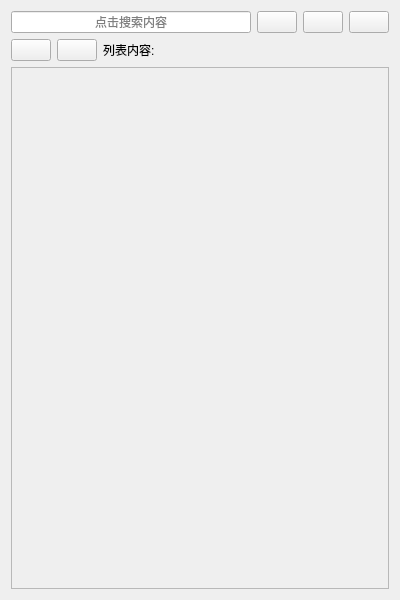
<?xml version="1.0" encoding="UTF-8"?>
<ui version="4.0">
 <class>UserListWidget</class>
 <widget class="QWidget" name="UserListWidget">
  <property name="geometry">
   <rect>
    <x>0</x>
    <y>0</y>
    <width>400</width>
    <height>600</height>
   </rect>
  </property>
  <property name="windowTitle">
   <string>UserListWidget</string>
  </property>
  <layout class="QVBoxLayout" name="verticalLayout">
   <item>
    <layout class="QHBoxLayout" name="horizontalLayout" stretch="3,1,1,0">
     <item>
      <widget class="QLineEdit" name="edit_seek">
       <property name="sizePolicy">
        <sizepolicy hsizetype="Expanding" vsizetype="Maximum">
         <horstretch>0</horstretch>
         <verstretch>0</verstretch>
        </sizepolicy>
       </property>
       <property name="styleSheet">
        <string notr="true"/>
       </property>
       <property name="alignment">
        <set>Qt::AlignmentFlag::AlignCenter</set>
       </property>
       <property name="placeholderText">
        <string>点击搜索内容</string>
       </property>
      </widget>
     </item>
     <item>
      <widget class="MyHintPushButton" name="btn_seek">
       <property name="sizePolicy">
        <sizepolicy hsizetype="Maximum" vsizetype="Maximum">
         <horstretch>0</horstretch>
         <verstretch>0</verstretch>
        </sizepolicy>
       </property>
       <property name="text">
        <string/>
       </property>
       <property name="icon">
        <iconset resource="res.qrc">
         <normaloff>:/res/seek.png</normaloff>:/res/seek.png</iconset>
       </property>
      </widget>
     </item>
     <item>
      <widget class="MyHintPushButton" name="btn_clear">
       <property name="sizePolicy">
        <sizepolicy hsizetype="Maximum" vsizetype="Maximum">
         <horstretch>0</horstretch>
         <verstretch>0</verstretch>
        </sizepolicy>
       </property>
       <property name="text">
        <string/>
       </property>
       <property name="icon">
        <iconset resource="res.qrc">
         <normaloff>:/res/clear.png</normaloff>:/res/clear.png</iconset>
       </property>
      </widget>
     </item>
     <item>
      <widget class="MyHintPushButton" name="btn_refresh">
       <property name="sizePolicy">
        <sizepolicy hsizetype="Maximum" vsizetype="Maximum">
         <horstretch>0</horstretch>
         <verstretch>0</verstretch>
        </sizepolicy>
       </property>
       <property name="text">
        <string/>
       </property>
       <property name="icon">
        <iconset resource="res.qrc">
         <normaloff>:/res/refresh.png</normaloff>:/res/refresh.png</iconset>
       </property>
      </widget>
     </item>
    </layout>
   </item>
   <item>
    <widget class="QStackedWidget" name="stackedWidget">
     <property name="currentIndex">
      <number>1</number>
     </property>
     <widget class="QWidget" name="page_main">
      <layout class="QVBoxLayout" name="verticalLayout_2">
       <property name="leftMargin">
        <number>0</number>
       </property>
       <property name="topMargin">
        <number>0</number>
       </property>
       <property name="rightMargin">
        <number>0</number>
       </property>
       <property name="bottomMargin">
        <number>0</number>
       </property>
       <item>
        <widget class="QWidget" name="widget" native="true">
         <layout class="QVBoxLayout" name="verticalLayout_4">
          <item>
           <layout class="QHBoxLayout" name="horizontalLayout_3" stretch="1,3,1">
            <item>
             <spacer name="horizontalSpacer_2">
              <property name="orientation">
               <enum>Qt::Orientation::Horizontal</enum>
              </property>
              <property name="sizeHint" stdset="0">
               <size>
                <width>40</width>
                <height>20</height>
               </size>
              </property>
             </spacer>
            </item>
            <item>
             <widget class="QPushButton" name="btn_add_list">
              <property name="sizePolicy">
               <sizepolicy hsizetype="Minimum" vsizetype="Minimum">
                <horstretch>0</horstretch>
                <verstretch>0</verstretch>
               </sizepolicy>
              </property>
              <property name="text">
               <string>点击创建新的文件夹</string>
              </property>
             </widget>
            </item>
            <item>
             <spacer name="horizontalSpacer">
              <property name="orientation">
               <enum>Qt::Orientation::Horizontal</enum>
              </property>
              <property name="sizeHint" stdset="0">
               <size>
                <width>40</width>
                <height>20</height>
               </size>
              </property>
             </spacer>
            </item>
           </layout>
          </item>
          <item>
           <spacer name="verticalSpacer">
            <property name="orientation">
             <enum>Qt::Orientation::Vertical</enum>
            </property>
            <property name="sizeHint" stdset="0">
             <size>
              <width>20</width>
              <height>497</height>
             </size>
            </property>
           </spacer>
          </item>
         </layout>
        </widget>
       </item>
      </layout>
     </widget>
     <widget class="QWidget" name="page_detail">
      <layout class="QVBoxLayout" name="verticalLayout_3" stretch="0,9">
       <property name="leftMargin">
        <number>0</number>
       </property>
       <property name="topMargin">
        <number>0</number>
       </property>
       <property name="rightMargin">
        <number>0</number>
       </property>
       <property name="bottomMargin">
        <number>0</number>
       </property>
       <item>
        <layout class="QHBoxLayout" name="horizontalLayout_2">
         <item>
          <widget class="MyHintPushButton" name="btn_back">
           <property name="sizePolicy">
            <sizepolicy hsizetype="Minimum" vsizetype="Maximum">
             <horstretch>0</horstretch>
             <verstretch>0</verstretch>
            </sizepolicy>
           </property>
           <property name="text">
            <string/>
           </property>
           <property name="icon">
            <iconset resource="res.qrc">
             <normaloff>:/res/back.png</normaloff>:/res/back.png</iconset>
           </property>
          </widget>
         </item>
         <item>
          <widget class="MyHintPushButton" name="btn_add_video">
           <property name="sizePolicy">
            <sizepolicy hsizetype="Minimum" vsizetype="Maximum">
             <horstretch>0</horstretch>
             <verstretch>0</verstretch>
            </sizepolicy>
           </property>
           <property name="text">
            <string/>
           </property>
           <property name="icon">
            <iconset resource="res.qrc">
             <normaloff>:/res/add.png</normaloff>:/res/add.png</iconset>
           </property>
          </widget>
         </item>
         <item>
          <widget class="QLabel" name="label_detail">
           <property name="sizePolicy">
            <sizepolicy hsizetype="Expanding" vsizetype="Preferred">
             <horstretch>0</horstretch>
             <verstretch>0</verstretch>
            </sizepolicy>
           </property>
           <property name="text">
            <string>列表内容:</string>
           </property>
           <property name="alignment">
            <set>Qt::AlignmentFlag::AlignLeading|Qt::AlignmentFlag::AlignLeft|Qt::AlignmentFlag::AlignVCenter</set>
           </property>
          </widget>
         </item>
        </layout>
       </item>
       <item>
        <widget class="QWidget" name="widget_detail" native="true">
         <layout class="QVBoxLayout" name="verticalLayout_5">
          <property name="leftMargin">
           <number>0</number>
          </property>
          <property name="topMargin">
           <number>0</number>
          </property>
          <property name="rightMargin">
           <number>0</number>
          </property>
          <property name="bottomMargin">
           <number>0</number>
          </property>
          <item>
           <widget class="QScrollArea" name="scrollArea">
            <property name="widgetResizable">
             <bool>true</bool>
            </property>
            <widget class="QWidget" name="scrollAreaWidgetContents">
             <property name="geometry">
              <rect>
               <x>0</x>
               <y>0</y>
               <width>380</width>
               <height>516</height>
              </rect>
             </property>
             <layout class="QVBoxLayout" name="verticalLayout_6">
              <property name="leftMargin">
               <number>0</number>
              </property>
              <property name="topMargin">
               <number>0</number>
              </property>
              <property name="rightMargin">
               <number>0</number>
              </property>
              <property name="bottomMargin">
               <number>0</number>
              </property>
              <item>
               <layout class="QVBoxLayout" name="layout_detail">
                <item>
                 <spacer name="verticalSpacer_2">
                  <property name="orientation">
                   <enum>Qt::Orientation::Vertical</enum>
                  </property>
                  <property name="sizeHint" stdset="0">
                   <size>
                    <width>20</width>
                    <height>40</height>
                   </size>
                  </property>
                 </spacer>
                </item>
               </layout>
              </item>
             </layout>
            </widget>
           </widget>
          </item>
         </layout>
        </widget>
       </item>
      </layout>
     </widget>
    </widget>
   </item>
  </layout>
 </widget>
 <customwidgets>
  <customwidget>
   <class>MyHintPushButton</class>
   <extends>QPushButton</extends>
   <header>myhintpushbutton.h</header>
  </customwidget>
 </customwidgets>
 <resources>
  <include location="res.qrc"/>
 </resources>
 <connections/>
</ui>
